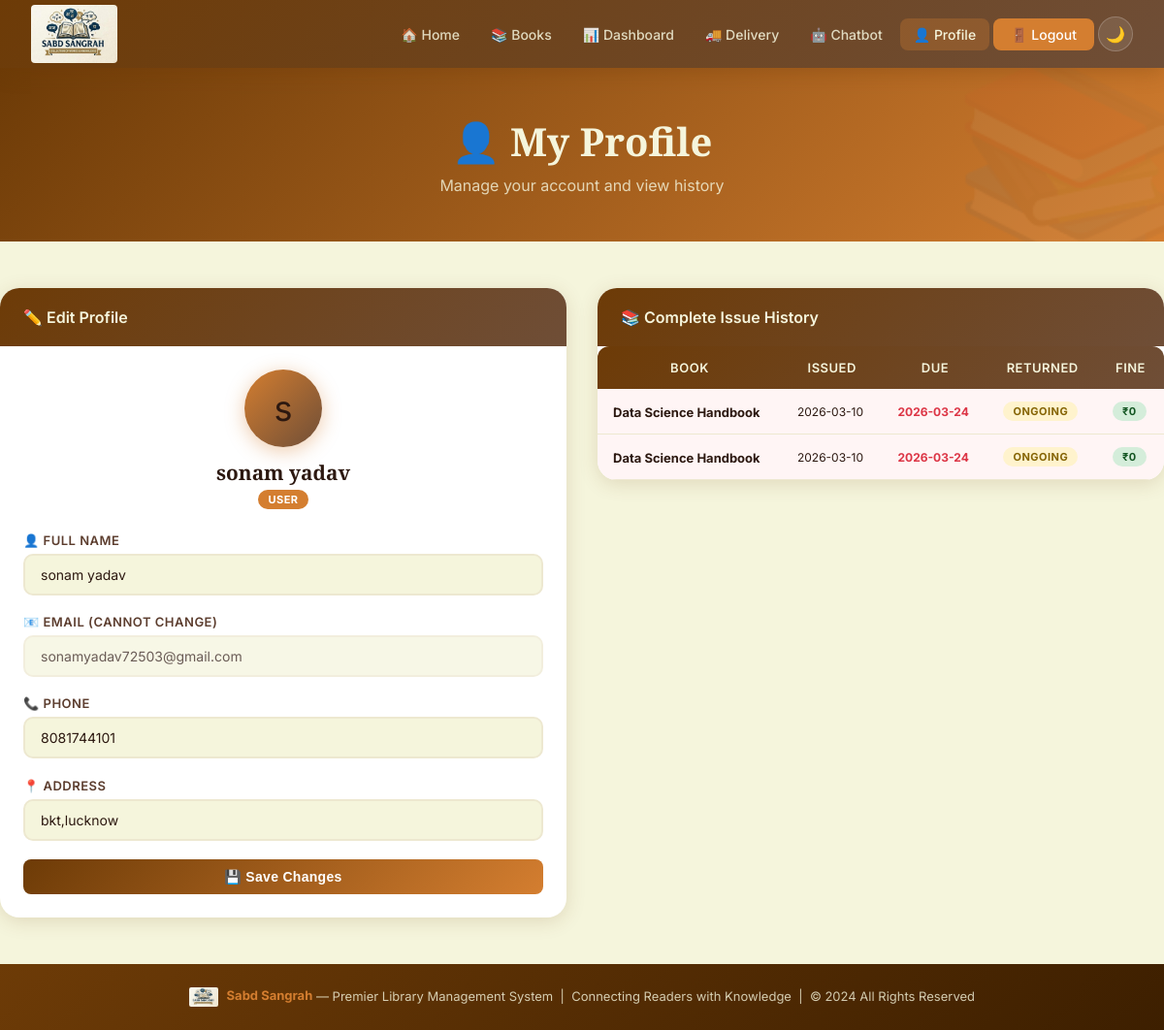
/profile (signed in), run on the app's committed database.
### tables this page shows
CREATE TABLE users (
            id INTEGER PRIMARY KEY AUTOINCREMENT,
            name TEXT NOT NULL,
            email TEXT UNIQUE NOT NULL,
            password TEXT NOT NULL,
            phone TEXT DEFAULT '',
            address TEXT DEFAULT '',
            role TEXT DEFAULT 'user',
            created_at TEXT DEFAULT CURRENT_TIMESTAMP
        );

CREATE TABLE transactions (
            id INTEGER PRIMARY KEY AUTOINCREMENT,
            book_id INTEGER NOT NULL,
            user_id INTEGER NOT NULL,
            issue_date TEXT NOT NULL,
            due_date TEXT NOT NULL,
            return_date TEXT,
            fine REAL DEFAULT 0,
            FOREIGN KEY(book_id) REFERENCES books(id),
            FOREIGN KEY(user_id) REFERENCES users(id)
        );

CREATE TABLE books (
            id INTEGER PRIMARY KEY AUTOINCREMENT,
            title TEXT NOT NULL,
            author TEXT NOT NULL,
            isbn TEXT UNIQUE,
            category TEXT DEFAULT 'General',
            pub_year TEXT,
            total_copies INTEGER DEFAULT 1,
            available INTEGER DEFAULT 1,
            description TEXT DEFAULT '',
            cover_color TEXT DEFAULT '#D47E30',
            avg_rating REAL DEFAULT 0.0,
            created_at TEXT DEFAULT CURRENT_TIMESTAMP
        );

### app.py (the view, shortened to what this page needs)
@app.route('/profile', methods=['GET','POST'])
@login_required
def profile():
    db = get_db()
    user = db.execute('SELECT * FROM users WHERE id=?', (session['user_id'],)).fetchone()
    history = db.execute('''SELECT t.*, b.title FROM transactions t JOIN books b ON t.book_id=b.id
                            WHERE t.user_id=? ORDER BY t.issue_date DESC''', (session['user_id'],)).fetchall()
    db.close()
    return render_template('profile.html', user=user, history=history)

### app.py (called while the page is built)
def get_db():
    conn = sqlite3.connect(DATABASE)
    conn.row_factory = sqlite3.Row
    return conn

def login_required(f):
    @wraps(f)
    def decorated(*args, **kwargs):
        if 'user_id' not in session:
            flash('Please login to continue.', 'warning')
            return redirect(url_for('login'))
        return f(*args, **kwargs)
    return decorated

### templates/profile.html (shortened to what this page needs)
{% extends "base.html" %}
{% block content %}
<div class="page-header">
    <h1>👤 My Profile</h1>
    <p>Manage your account and view history</p>
</div>
<div class="container section">
    <div class="grid-2" style="align-items:start;gap:2rem">
        <div class="card">
            <div class="card-header">✏️ Edit Profile</div>
            <div class="card-body">
                <div style="text-align:center;margin-bottom:1.5rem">
                    <div
                        style="width:80px;height:80px;background:linear-gradient(135deg,var(--orange),var(--brown-light));border-radius:50%;display:flex;align-items:center;justify-content:center;font-size:36px;margin:0 auto;box-shadow:0 4px 20px rgba(212,126,48,0.4)">
                        {{ user.name[0] }}</div>
                    <div
                        style="font-family:'Playfair Display',serif;font-size:1.3rem;margin-top:0.75rem;font-weight:700">
                        {{ user.name }}</div>
                    <div class="badge badge-orange" style="margin-top:4px">{{ user.role.title() }}</div>
                </div>
                <form method="POST">
                    <div class="form-group">
                        <label class="form-label">👤 Full Name</label>
                        <input type="text" name="name" class="form-control" value="{{ user.name }}" required>
                    </div>
                    <div class="form-group">
                        <label class="form-label">📧 Email (cannot change)</label>
                        <input type="email" class="form-control" value="{{ user.email }}" readonly
                            style="opacity:0.7;cursor:not-allowed">
                    </div>
                    <div class="form-group">
                        <label class="form-label">📞 Phone</label>
                        <input type="tel" name="phone" class="form-control" value="{{ user.phone or '' }}"
                            placeholder="10-digit number">
                    </div>
                    <div class="form-group">
                        <label class="form-label">📍 Address</label>
                        <input type="text" name="address" class="form-control" value="{{ user.address or '' }}"
                            placeholder="Your address">
                    </div>
                    <button type="submit" class="btn btn-primary" style="width:100%;justify-content:center">💾 Save
                        Changes</button>
                </form>
            </div>
        </div>
        <div class="card">
            <div class="card-header">📚 Complete Issue History</div>
            <div class="card-body" style="padding:0">
                {% if history %}
                <div class="table-wrapper">
                    <table>
                        <thead>
                            <tr>
                                <th>Book</th>
                                <th>Issued</th>
                                <th>Due</th>
                                <th>Returned</th>
                                <th>Fine</th>
                            </tr>
                        </thead>
                        <tbody>
                            {% for t in history %}
                            <tr class="{{ 'overdue-row' if not t.return_date }}">
                                <td>
                                    <strong style="font-size:13px">{{ t.title[:30] }}</strong>
                                </td>
                                <td style="font-size:12px">{{ t.issue_date }}</td>
                                <td style="font-size:12px"><strong
                                        style="color:{{ '#dc3545' if not t.return_date else 'inherit' }}">{{ t.due_date
                                        }}</strong></td>
                                <td>
                                    {% if t.return_date %}
                                    <span class="badge badge-success" style="font-size:10px">{{ t.return_date }}</span>
                                    {% else %}
                                    <span class="badge badge-warning">Ongoing</span>
                                    {% endif %}
                                </td>
                                <td>
                                    {% if t.fine and t.fine > 0 %}
                                    <span class="badge badge-danger">₹{{ t.fine }}</span>
                                    {% else %}
                                    <span class="badge badge-success">₹0</span>
                                    {% endif %}
                                </td>
                            </tr>
                            {% endfor %}
                        </tbody>
                    </table>
                </div>
                {% else %}
                <div class="empty-state" style="padding:3rem">
                    <div class="empty-icon">📖</div>
                    <h3>No History Yet</h3>
                    <p>Your book history will appear here.</p>
                </div>
                {% endif %}
            </div>
        </div>
    </div>
</div>
{% endblock %}

### static/css/style.css (style rules this page uses)
:root { --brown-light: #6F4E37; --brown-dark: #6D3B07; --orange: #D47E30; --cream: #F5F5DC; --cream-dark: #EDE8D0; --pink: #E491A6; --mauve: #845763; --mint: #92E4BA; --green: #90C67F; --white: #FFFFFF; --text-dark: #2C1810; --text-mid: #5C3D2E; --text-light: #8B6355; --shadow: 0 4px 20px rgba(109,59,7,0.15); --shadow-lg: 0 8px 40px rgba(109,59,7,0.25); --radius: 12px; --radius-lg: 20px; --transition: all 0.3s cubic-bezier(0.4, 0, 0.2, 1); }
* { margin: 0; padding: 0; box-sizing: border-box; }
html { scroll-behavior: smooth; }
body { font-family: 'Inter', sans-serif; background: var(--cream); color: var(--text-dark); transition: background 0.3s, color 0.3s; min-height: 100vh; }
.page-header { background: linear-gradient(135deg, var(--brown-dark), var(--orange)); color: var(--cream); padding: 3rem 2rem; text-align: center; position: relative; overflow: hidden; }
.page-header::before { content: '📚'; position: absolute; font-size: 200px; opacity: 0.05; right: -30px; top: -30px; }
.page-header h1 { font-family: 'Playfair Display', serif; font-size: 2.5rem; margin-bottom: 0.5rem; }
.page-header p { opacity: 0.8; font-size: 1rem; }
.container { max-width: 1200px; margin: 0 auto; padding: 0 20px; }
.section { padding: 3rem 0; }
.card { background: var(--white); border-radius: var(--radius-lg); box-shadow: var(--shadow); overflow: hidden; transition: var(--transition); }
.card-header { background: linear-gradient(135deg, var(--brown-dark), var(--brown-light)); color: var(--cream); padding: 1.25rem 1.5rem; font-weight: 600; display: flex; align-items: center; gap: 8px; }
.card-body { padding: 1.5rem; }
.grid-2 { display: grid; grid-template-columns: repeat(2, 1fr); gap: 1.5rem; }
.btn { padding: 10px 20px; border-radius: 8px; border: none; cursor: pointer; font-weight: 600; font-size: 14px; transition: var(--transition); display: inline-flex; align-items: center; gap: 6px; text-decoration: none; letter-spacing: 0.3px; }
.btn-primary { background: linear-gradient(135deg, var(--brown-dark), var(--orange)); color: white; }
.form-group { margin-bottom: 1.2rem; }
.form-label { display: block; font-weight: 600; font-size: 13px; color: var(--text-mid); margin-bottom: 6px; text-transform: uppercase; letter-spacing: 0.5px; }
.form-control { width: 100%; padding: 11px 16px; border: 2px solid var(--cream-dark); border-radius: 10px; font-size: 14px; background: var(--cream); color: var(--text-dark); transition: var(--transition); font-family: 'Inter', sans-serif; }
.form-control::placeholder { color: var(--text-light); }
.table-wrapper { overflow-x: auto; border-radius: var(--radius); }
table { width: 100%; border-collapse: collapse; }
thead tr { background: linear-gradient(135deg, var(--brown-dark), var(--brown-light)); }
thead th { color: var(--cream); padding: 14px 16px; font-size: 13px; font-weight: 600; text-transform: uppercase; letter-spacing: 0.5px; white-space: nowrap; }
tbody tr { border-bottom: 1px solid var(--cream-dark); transition: var(--transition); }
tbody td { padding: 13px 16px; font-size: 14px; color: var(--text-dark); }
.badge { display: inline-block; padding: 3px 10px; border-radius: 20px; font-size: 11px; font-weight: 700; text-transform: uppercase; letter-spacing: 0.5px; }
.badge-success { background: #d4edda; color: #155724; }
.badge-warning { background: #fff3cd; color: #856404; }
.badge-orange { background: var(--orange); color: white; }
.fade-in { animation: fadeIn 0.5s ease; }
.overdue-row { background: #fff5f5 !important; }

### data on the page
users: name "s", name "sonam yadav", role "USER", email "sonamyadav72503@gmail.com", phone "8081744101", address "bkt,lucknow"
transactions: title "Data Science Handbook", issue_date "2026-03-10", due_date "2026-03-24", fine "₹0"
transactions: title "Data Science Handbook", issue_date "2026-03-10", due_date "2026-03-24", fine "₹0"

### other printed values
{{ 2024 }} "2024"
